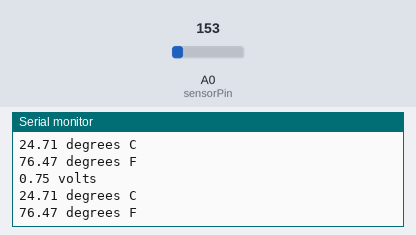
Bench run of a sketch on a simulated Arduino Uno, built with avr-gcc and run on an emulated ATmega328P. Parts: the last lines printed to the serial monitor. Inputs (shaded band) come from the test bench; at power-on: A0 (sensorPin) = 153.

Above: at 1.8 s.
1.9 s: A0 (sensorPin) set to 165
At 2.8 s:
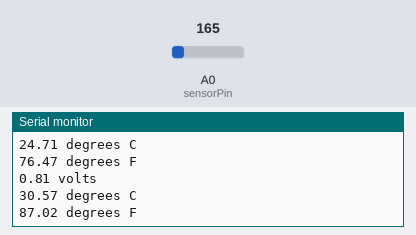
3.4 s: A0 (sensorPin) set to 175
At 4.8 s:
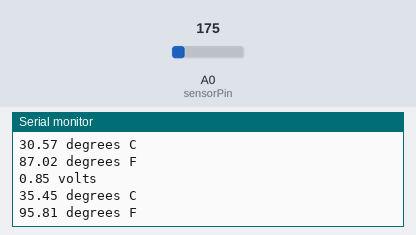
Timing chart, 0 to 6.4 s (numbered marks = the images above; inputs shaded):
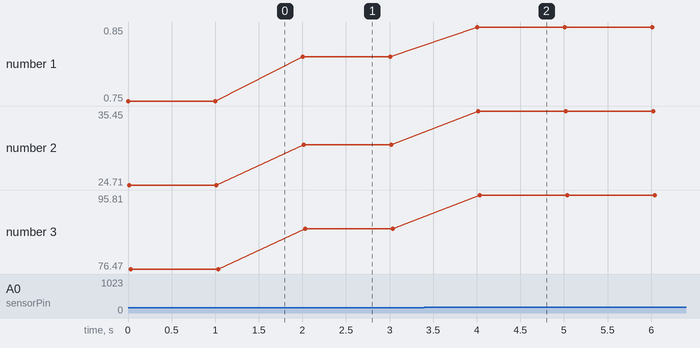

Measured:
- after the input at 1.9 s, the serial monitor: prints a new line after 0.10 s (image 1)
- after the input at 3.4 s, the serial monitor: prints a new line after 0.61 s (image 2)
- plotted number 1: 0.75 → 0.81 after the input at 1.9 s, 0.81 → 0.85 after the input at 3.4 s
- plotted number 2: 24.71 → 30.57 after the input at 1.9 s, 30.57 → 35.45 after the input at 3.4 s
- plotted number 3: 76.47 → 87.02 after the input at 1.9 s, 87.02 → 95.81 after the input at 3.4 s

The sketch:

10_TMP36_temperature_sensor.ino
```cpp
/*  TMP36 temperature sensor demonstration sketch
 *
 * This sketch reads the the voltage of the TMP36 sensor output pin.
 * It then does a caclulation to convert this raw reading into a temperature.
 *
 *
 * Components
 * ----------
 *  - Arduino Uno
 *  - TMP36 temperature sensor
 *
 *  Libraries
 *  ---------
 *  NONE
 *
 * Connections
 * -----------
 *
 * As you look at the sensor with the label facing you, the left most pin is #1
 *
 *  Break out    |    Arduino Uno
 *  -----------------------------
 *      1        |         5V
 *      2        |         A0
 *      3        |         GND
 *
 *
 * Other information
 * -----------------
 *
 * Datasheet: http://www.analog.com/media/en/technical-documentation/data-sheets/TMP35_36_37.pdf
 *
 *
 */

int sensorPin = 0; // The reading is obtained from analog pin 0 (A0)
float supply_voltage = 5; // 3.3; //If you are useing a 3.3V supply voltage, change this accordingly.
                          // If you are using the 3.3V supply also uncomment line 44.
                          // If you are using the 5V supply, use the value "5" here.

void setup()
{
 // analogReference(EXTERNAL); // If using 3.3V as reference by bridging it to the AREF pin,
                               // then uncomment this line. If using 5V then this is not necessary.
  Serial.begin(9600);  // Start the serial connection with the computer
                       // to view the result open the serial monitor
}

void loop()
{
 //getting the voltage reading from the temperature sensor
 int reading = analogRead(sensorPin);

 // converting that reading to voltage, for 3.3v arduino use 3.3
 float voltage = reading * supply_voltage / 1024;

 // print out the voltage
 Serial.print(voltage); Serial.println(" volts");

 // now print out the temperature
 float temperatureC = (voltage - 0.5) * 100 ;  //converting from 10 mv per degree with 500 mV offset
                                               //to degrees ((voltage - 500mV) times 100)
 Serial.print(temperatureC); Serial.println(" degrees C");

 // now convert to Fahrenheit
 float temperatureF = (temperatureC * 9.0 / 5.0) + 32.0;
 Serial.print(temperatureF); Serial.println(" degrees F");

 delay(1000);                                     //waiting a second
}
```
